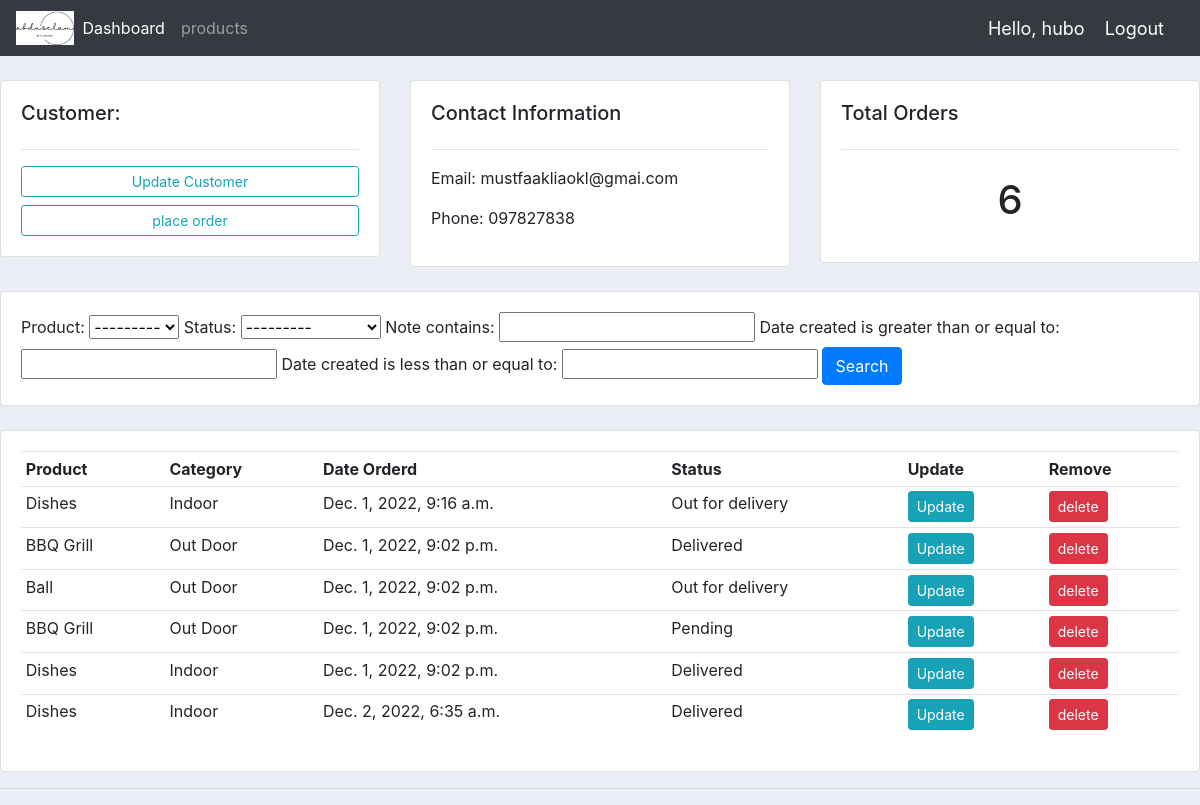
The app's page /customer/1/ (signed in) with its own data.
### accounts/models.py (models this page shows, shortened)
class Customer (models.Model):
    user= models.OneToOneField(User,null=True,blank=True, on_delete=models.CASCADE)
    name = models.CharField(max_length=200, null=True)
    phone = models.CharField(max_length=200, null= True)
    email = models.CharField(max_length=200, null= True)
    date_created = models.DateTimeField(auto_now_add=True)
    profile_pic=models.ImageField(null=True,default="profile1.png" ,blank=True)

class Order(models.Model):
    STATUS = (
			('Pending', 'Pending'),
			('Out for delivery', 'Out for delivery'),
			('Delivered', 'Delivered'),
			)
    customer = models.ForeignKey(Customer, null=True, on_delete= models.SET_NULL)
    product = models.ForeignKey(Product, null=True, on_delete= models.SET_NULL)
    date_created = models.DateTimeField(auto_now_add=True ,null=True)
    status = models.CharField(max_length=200, null=True, choices=STATUS)
    note = models.CharField(max_length=1000,null=True)

class Product(models.Model):
    CATEGORY = (
		('Indoor', 'Indoor'),
		('Out Door', 'Out Door'),
		)
    name = models.CharField(max_length=200, null=True)
    price = models.FloatField(null=True)
    category = models.CharField(max_length=200, null=True, choices=CATEGORY)
    description = models.CharField(max_length=200, blank=True)
    date_created = models.DateTimeField(auto_now_add=True)
    tags = models.ManyToManyField(Tag)
    def __str__(self):
        return self.name

### accounts/decoraters.py (the view)
        def wrapper_func(request,*args,**kwargs):
            group =None
            if request.user.groups.exists():
                group= request.user.groups.all()[0].name
            if group in allowed_roles:
                return view_func(request,*args,**kwargs)
            else:
                return HttpResponse('you are not authorized to view this page')

### accounts/decoraters.py (called while the page is built)
def allowed_users(allowed_roles=[]):
    def decorator(view_func):
        def wrapper_func(request,*args,**kwargs):
            group =None
            if request.user.groups.exists():
                group= request.user.groups.all()[0].name
            if group in allowed_roles:
                return view_func(request,*args,**kwargs)
            else:
                return HttpResponse('you are not authorized to view this page')
        return wrapper_func
    return decorator

### accounts/views.py (called while the page is built)
@allowed_users(allowed_roles=['admin'])
@login_required(login_url='login')
def customer(request, pk_test):
    customer = Customer.objects.get(id=pk_test)
    orders = customer.order_set.all()
    orders_count = orders.count()
    myFilter = OrderFilter(request.GET,queryset=orders)
    orders = myFilter.qs
    context = {'customer':customer,'orders':orders,'orders_count':orders_count,'myFilter':myFilter}
    return render(request,'accounts/customer.html',context)

### accounts/templates/accounts/customer.html
{%  extends 'accounts/main.html' %}
{% block content %}
	<br>
<div class="row">
	<div class="col-md">
		<div class="card card-body">
			<h5>Customer:</h5>
			<hr>
			<a class="btn btn-outline-info  btn-sm btn-block" href="">Update Customer</a>
			<a class="btn btn-outline-info btn-sm btn-block" href="{% url 'create_order' customer.id%}">place order</a>
		</div>
	</div>
	<div class="col-md">
		<div class="card card-body">
			<h5>Contact Information</h5>
			<hr>
			<p>Email:  {{customer.email}}</p>
			<p>Phone:  {{customer.phone}}</p>
		</div>
	</div>
	<div class="col-md">
		<div class="card card-body">
			<h5>Total Orders</h5>
			<hr>
			<h1 style="text-align: center;padding: 10px">{{orders_count}}</h1>
		</div>
	</div>
</div>
<br>
<div class="row">
	<div class="col">
		<div class="card card-body">
			<form method="get">
				{{myFilter.form}}
		    <button class="btn btn-primary" type="submit">Search</button>
		  </form>
		</div>
	</div>
</div>
<br>
<div class="row">
	<div class="col-md">
		<div class="card card-body">
			<table class="table table-sm">
				<tr>
					<th>Product</th>
					<th>Category</th>
					<th>Date Orderd</th>
					<th>Status</th>
					<th>Update</th>
					<th>Remove</th>
				</tr>
				{% for order in orders %}
				<tr>
					<td>{{order.product}}</td>
					<td>{{order.product.category}}</td>
					<td>{{order.date_created}}</td>
					<td>{{order.status}}</td>
					<td><a class="btn btn-sm btn-info" href="{% url 'update_order' order.id %}">Update</a></td>
					<td><a class="btn btn-sm btn-danger" href="{% url 'delete_order' order.id %}">delete</a></td>
				</tr>
				{% endfor %}
			</table>
		</div>
	</div>
</div>
{% endblock %}

### accounts/templates/accounts/navbar.html (shortened to what this page needs)
{% load static %}
<nav class="navbar navbar-expand-lg navbar-dark bg-dark">
   <img src="{% static 'images/logo1.png' %}" alt="">
    <div class="collapse navbar-collapse" id="navbarNav">
      <ul class="navbar-nav">
        {% if request.user.is_staff %}
        <li class="nav-item active">
          <a class="nav-link" href="{% url 'home' %}">Dashboard</a>
        </li>
        <li class="nav-item">
          <a class="nav-link" href="{% url 'products' %}">products</a>
        </li>
        {% else %}
       <li class="nav-item">
        <a class="nav-link" href="{% url 'account' %}">Settings</a>
      </li>
        {% endif %}
      </ul>
    </div>
  <span class="hello-msg">Hello, {{request.user}}</span>
  <span ><a  class="hello-msg" href="{% url 'logout' %}">Logout</a></span>
  </nav>

### accounts/templates/accounts/main.html (style rules this page uses)
body { background-color: #ebeff5; }

### accounts/templates/accounts/navbar.html (style rules this page uses)
img { width: 5%; }
.hello-msg { font-size: 18px; color: #fff; margin-right: 20px; }

### records on screen
Customer: email "mustfaakliaokl@gmai.com", phone "097827838"
Order: product "Dishes", product.category "Indoor", date_created "Dec. 1, 2022, 9:16 a.m.", status "Out for delivery"
Order: product "BBQ Grill", product.category "Out Door", date_created "Dec. 1, 2022, 9:02 p.m.", status "Delivered"
Order: product "Ball", product.category "Out Door", date_created "Dec. 1, 2022, 9:02 p.m.", status "Out for delivery"
Order: product "BBQ Grill", product.category "Out Door", date_created "Dec. 1, 2022, 9:02 p.m.", status "Pending"
Order: product "Dishes", product.category "Indoor", date_created "Dec. 1, 2022, 9:02 p.m.", status "Delivered"
Order: product "Dishes", product.category "Indoor", date_created "Dec. 2, 2022, 6:35 a.m.", status "Delivered"

### other values on screen
{{ request.user }} "hubo"
{{ orders_count }} "6"
